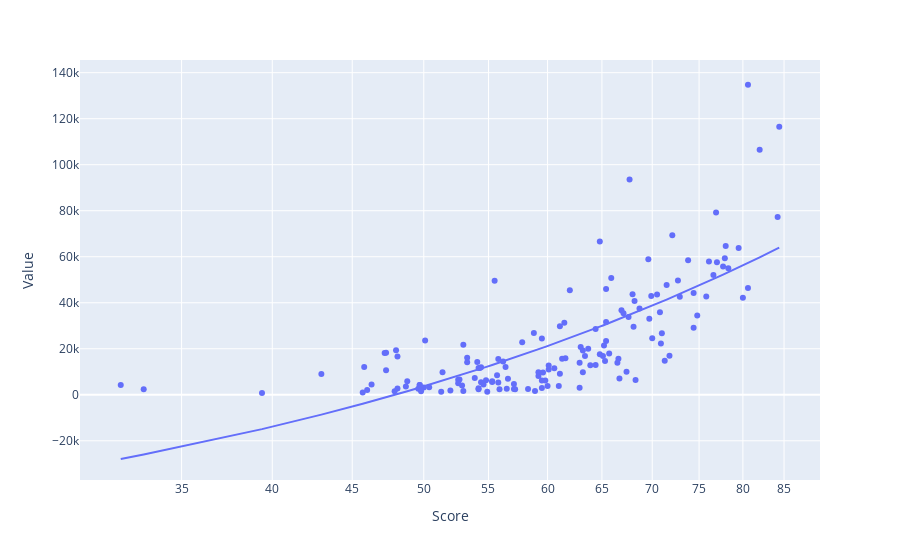

Notebook cell for this chart:
### Code cell
fig = px.scatter(merged_data, x="Score", y="Value", 
                 trendline="ols", log_x=True,
                 hover_data=["Country", "Score"])
fig.show()

### Figure 1 — Plotly figure (JSON) as saved in the notebook; plotly's stock layout.template omitted (floating-point values rounded to 4 significant figures; data arrays with more than 128 entries replaced by an {"elided": "..."} marker saying what was removed)
{"data": [{"customdata": {"elided": "149x1 str values"}, "hovertemplate": "Score=%{x}<br>Value=%{y}<br>Country=%{customdata[0]}<extra></extra>", "legendgroup": "", "marker": {"color": "#636efa", "symbol": "circle"}, "mode": "markers", "name": "", "orientation": "v", "showlegend": false, "type": "scatter", "x": {"elided": "149 str values"}, "xaxis": "x", "y": {"elided": "149 float values"}, "yaxis": "y"}, {"hovertemplate": "<b>OLS trendline</b><br>Value = 1753.44 * Score + -84020.4<br>R<sup>2</sup>=0.552464<br><br>Score=%{x}<br>Value=%{y} <b>(trend)</b><extra></extra>", "legendgroup": "", "marker": {"color": "#636efa", "symbol": "circle"}, "mode": "lines", "name": "", "showlegend": false, "type": "scatter", "x": {"elided": "149 str values"}, "xaxis": "x", "y": {"elided": "149 float values"}, "yaxis": "y"}], "layout": {"legend": {"tracegroupgap": 0}, "margin": {"t": 60}, "xaxis": {"anchor": "y", "domain": [0, 1], "title": {"text": "Score"}, "type": "log"}, "yaxis": {"anchor": "x", "domain": [0, 1], "title": {"text": "Value"}}}}
